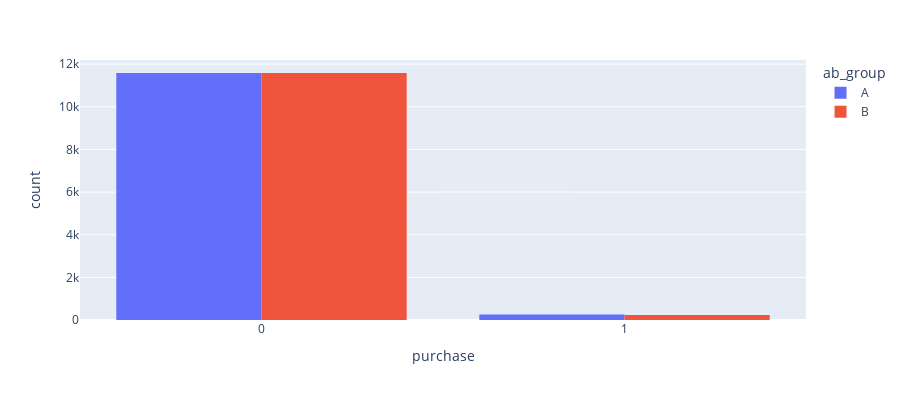

The cell this chart's notebook holds for it:
### Markdown cell above
## Метрика конверсия в покупку

### Code cell
fig = px.histogram(data, x="purchase",
                   color='ab_group', barmode='group',
                   height=400)
fig.show()

### Figure 1 — Plotly figure (JSON) as saved in the notebook; plotly's stock layout.template omitted (floating-point values rounded to 4 significant figures; data arrays with more than 128 entries replaced by an {"elided": "..."} marker saying what was removed)
{"data": [{"alignmentgroup": "True", "bingroup": "x", "hovertemplate": "ab_group=A<br>purchase=%{x}<br>count=%{y}<extra></extra>", "legendgroup": "A", "marker": {"color": "#636efa", "pattern": {"shape": ""}}, "name": "A", "offsetgroup": "A", "orientation": "v", "showlegend": true, "type": "histogram", "x": {"elided": "11835 int values"}, "xaxis": "x", "yaxis": "y"}, {"alignmentgroup": "True", "bingroup": "x", "hovertemplate": "ab_group=B<br>purchase=%{x}<br>count=%{y}<extra></extra>", "legendgroup": "B", "marker": {"color": "#EF553B", "pattern": {"shape": ""}}, "name": "B", "offsetgroup": "B", "orientation": "v", "showlegend": true, "type": "histogram", "x": {"elided": "11817 int values"}, "xaxis": "x", "yaxis": "y"}], "layout": {"barmode": "group", "height": 400, "legend": {"title": {"text": "ab_group"}, "tracegroupgap": 0}, "margin": {"t": 60}, "xaxis": {"anchor": "y", "domain": [0, 1], "title": {"text": "purchase"}}, "yaxis": {"anchor": "x", "domain": [0, 1], "title": {"text": "count"}}}}
